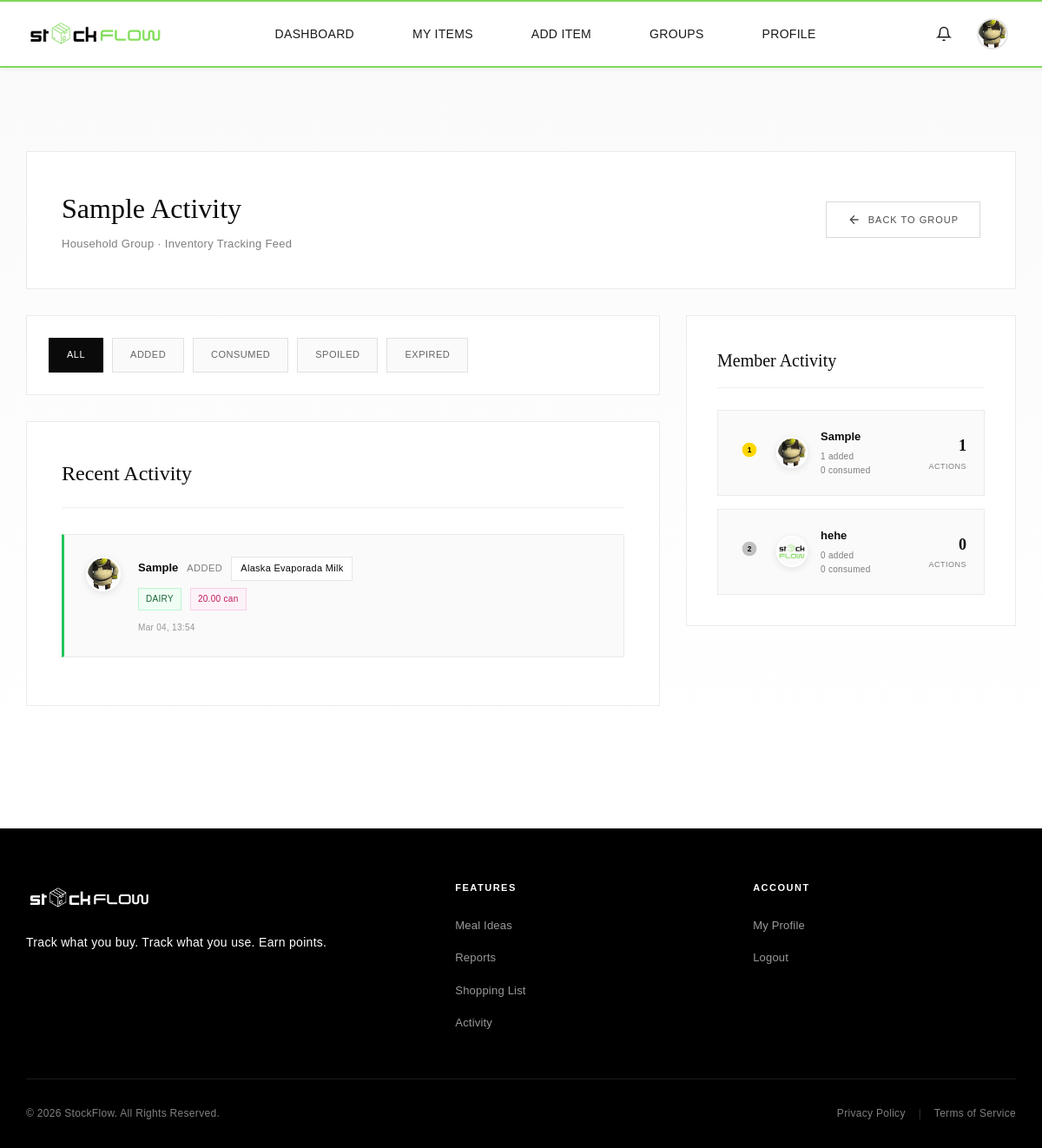
The app's page /user/customer/groups/group_activity.php?id=1 (signed in) with its own data.
### tables this page shows
CREATE TABLE `users` (
  `user_id` int(11) NOT NULL,
  `full_name` varchar(255) NOT NULL,
  `email` varchar(255) NOT NULL,
  `password` varchar(1000) NOT NULL,
  `img_name` varchar(255) DEFAULT NULL,
  `is_active` tinyint(1) DEFAULT 1,
  `last_login` timestamp NULL DEFAULT NULL,
  `role` enum('customer','grocery_admin') DEFAULT 'customer',
  `store_id` int(11) DEFAULT NULL,
  `created_at` timestamp NOT NULL DEFAULT current_timestamp(),
  `updated_at` timestamp NOT NULL DEFAULT current_timestamp() ON UPDATE current_timestamp()
);

CREATE TABLE `groups` (
  `group_id` int(11) NOT NULL,
  `group_name` varchar(255) NOT NULL,
  `group_type` enum('household','co_living','small_business') NOT NULL,
  `created_by` int(11) NOT NULL,
  `invitation_code` varchar(50) DEFAULT NULL,
  `created_at` timestamp NOT NULL DEFAULT current_timestamp()
);

CREATE TABLE `customer_inventory_updates` (
  `update_id` int(11) NOT NULL,
  `item_id` int(11) NOT NULL,
  `update_type` enum('added','consumed','spoiled','expired') NOT NULL,
  `quantity_change` decimal(10,2) NOT NULL,
  `updated_by` int(11) NOT NULL,
  `update_date` timestamp NOT NULL DEFAULT current_timestamp(),
  `notes` text DEFAULT NULL
);

CREATE TABLE `customer_items` (
  `item_id` int(11) NOT NULL,
  `item_name` varchar(255) NOT NULL,
  `barcode` varchar(100) DEFAULT NULL,
  `catalog_id` int(11) DEFAULT NULL,
  `category_id` int(11) NOT NULL,
  `group_id` int(11) NOT NULL,
  `quantity` decimal(10,2) NOT NULL,
  `unit` varchar(50) NOT NULL,
  `purchase_date` date NOT NULL,
  `expiry_date` date NOT NULL,
  `expiry_status` enum('fresh','near_expiry','expired') DEFAULT 'fresh',
  `alert_flag` tinyint(1) DEFAULT 0,
  `purchased_from` varchar(255) DEFAULT NULL,
  `created_by` int(11) NOT NULL,
  `date_added` timestamp NOT NULL DEFAULT current_timestamp(),
  `last_updated` timestamp NOT NULL DEFAULT current_timestamp() ON UPDATE current_timestamp()
);

CREATE TABLE `categories` (
  `category_id` int(11) NOT NULL,
  `category_name` varchar(100) NOT NULL,
  `description` text DEFAULT NULL,
  `created_at` timestamp NOT NULL DEFAULT current_timestamp()
);

### includes/config.php (called while the page is built, shortened)
<?php
$baseUrl = '/StockFlow';
function isLoggedIn() {
    return isset($_SESSION['user_id']);
}
function getCurrentUserRole() {
    return $_SESSION['role'] ?? null;
}
?>

### user/customer/groups/group_activity.php (the view, shortened to what this page needs)
<?php
require_once __DIR__ . '/../../../includes/config.php';
$conn = getDBConnection();
$group_id = isset($_GET['id']) ? (int)$_GET['id'] : 0;
$group_stmt = $conn->prepare("SELECT group_name, group_type FROM groups WHERE group_id = ?");
$group_stmt->bind_param("i", $group_id);
$group_stmt->execute();
$group = $group_stmt->get_result()->fetch_assoc();
$filter = isset($_GET['filter']) ? $_GET['filter'] : 'all';
$where = "WHERE ci.group_id = ?";
$params = [$group_id];
$param_types = "i";
$activity_stmt = $conn->prepare("
    SELECT
        ciu.update_id,
        ciu.update_type,
        ciu.quantity_change,
        ciu.update_date,
        ciu.notes,
        ci.item_name,
        c.category_name,
        ci.unit,
        u.full_name,
        u.img_name
    FROM customer_inventory_updates ciu
    INNER JOIN customer_items ci ON ciu.item_id = ci.item_id
    INNER JOIN categories c ON ci.category_id = c.category_id
    INNER JOIN users u ON ciu.updated_by = u.user_id
    $where
    ORDER BY ciu.update_date DESC
    LIMIT 100
");
$activity_stmt->bind_param($param_types, ...$params);
$activity_stmt->execute();
$activity_result = $activity_stmt->get_result();
$member_stats_stmt = $conn->prepare("
    SELECT
        u.user_id,
        u.full_name,
        u.img_name,
        COUNT(DISTINCT ciu.update_id) as total_actions,
        SUM(CASE WHEN ciu.update_type = 'added' THEN 1 ELSE 0 END) as items_added,
        SUM(CASE WHEN ciu.update_type = 'consumed' THEN 1 ELSE 0 END) as items_consumed
    FROM group_members gm
    INNER JOIN users u ON gm.user_id = u.user_id
    LEFT JOIN customer_items ci ON ci.created_by = u.user_id AND ci.group_id = ?
    LEFT JOIN customer_inventory_updates ciu ON ci.item_id = ciu.item_id
    WHERE gm.group_id = ?
    GROUP BY u.user_id, u.full_name, u.img_name
    ORDER BY total_actions DESC
");
$member_stats_stmt->bind_param("ii", $group_id, $group_id);
$member_stats_stmt->execute();
$member_stats = $member_stats_stmt->get_result();
$pageCss = '<link rel="stylesheet" href="' . htmlspecialchars($baseUrl) . '/includes/style/pages/group-activity.css">';
require_once __DIR__ . '/../../../includes/header.php';
?>
<main class="group-activity-page">
    <div class="page-container">
        <div class="page-header">
            <div class="header-content">
                <h1 class="page-title"><?php echo htmlspecialchars($group['group_name']); ?> Activity</h1>
                <p class="page-subtitle"><?php echo ucfirst($group['group_type']); ?> Group · Inventory Tracking Feed</p>
            </div>
            <div class="header-actions">
                <a href="group_details.php?id=<?php echo $group_id; ?>" class="btn btn-secondary">
                    <svg width="16" height="16" viewBox="0 0 24 24" fill="none" stroke="currentColor" stroke-width="2">
                        <path d="M19 12H5M12 19l-7-7 7-7"/>
                    </svg>
                    Back to Group
                </a>
            </div>
        </div>
        <div class="activity-grid">
            <div class="activity-feed-section">
                <div class="activity-filters">
                    <a href="?id=<?php echo $group_id; ?>&filter=all" class="filter-btn <?php echo $filter === 'all' ? 'active' : ''; ?>">All</a>
                    <a href="?id=<?php echo $group_id; ?>&filter=added" class="filter-btn <?php echo $filter === 'added' ? 'active' : ''; ?>">Added</a>
                    <a href="?id=<?php echo $group_id; ?>&filter=consumed" class="filter-btn <?php echo $filter === 'consumed' ? 'active' : ''; ?>">Consumed</a>
                    <a href="?id=<?php echo $group_id; ?>&filter=spoiled" class="filter-btn <?php echo $filter === 'spoiled' ? 'active' : ''; ?>">Spoiled</a>
                    <a href="?id=<?php echo $group_id; ?>&filter=expired" class="filter-btn <?php echo $filter === 'expired' ? 'active' : ''; ?>">Expired</a>
                </div>
                <div class="activity-timeline">
                    <h2>Recent Activity</h2>
                    <?php if ($activity_result->num_rows === 0): ?>
                        <div class="empty-state">
                            <p>No activity yet</p>
                        </div>
                    <?php else: ?>
                        <div class="timeline">
                            <?php while ($activity = $activity_result->fetch_assoc()): ?>
                                <?php
                                    $action = 'Unknown';
                                    $bg_class = 'neutral';
                                    switch ($activity['update_type']) {
                                        case 'added':
                                            $action = 'added';
                                            $bg_class = 'added';
                                            break;
                                    }
                                ?>
                                <div class="timeline-item item-<?php echo $bg_class; ?>">
                                    <div class="timeline-user">
                                        <img src="<?php echo htmlspecialchars($baseUrl); ?>/images/profile_pictures/<?php echo htmlspecialchars($activity['img_name']); ?>"
                                             alt="<?php echo htmlspecialchars($activity['full_name']); ?>"
                                             class="user-avatar">
                                    </div>
                                    <div class="timeline-body">
                                        <div class="action-header">
                                            <strong class="user-name"><?php echo htmlspecialchars($activity['full_name']); ?></strong>
                                            <span class="action-text"><?php echo ucfirst($action); ?></span>
                                            <span class="item-badge"><?php echo htmlspecialchars($activity['item_name']); ?></span>
                                        </div>
                                        <div class="action-meta">
                                            <span class="category"><?php echo htmlspecialchars($activity['category_name']); ?></span>
                                            <span class="quantity"><?php echo number_format($activity['quantity_change'], 2); ?> <?php echo htmlspecialchars($activity['unit']); ?></span>
                                        </div>
                                        <span class="timestamp"><?php echo date('M d, H:i', strtotime($activity['update_date'])); ?></span>
                                    </div>
                                </div>
                            <?php endwhile; ?>
                        </div>
                    <?php endif; ?>
                </div>
            </div>
            <aside class="activity-sidebar">
                <div class="member-stats-card">
                    <h3>Member Activity</h3>
                    <div class="leaderboard">
                        <?php if ($member_stats->num_rows === 0): ?>
                            <p class="empty-text">No members</p>
                        <?php else: ?>
                            <?php $rank = 1; while ($member = $member_stats->fetch_assoc()): ?>
                                <div class="leaderboard-item">
                                    <div class="rank">
                                        <?php if ($rank === 1): ?>
                                            <span class="rank-badge gold">
                                                <svg width="20" height="20" viewBox="0 0 24 24" fill="currentColor" stroke="none">
                                                    <circle cx="12" cy="12" r="10" fill="#FFD700"/>
                                                    <text x="12" y="16" text-anchor="middle" font-size="10" font-weight="bold" fill="#000">1</text>
                                                </svg>
                                            </span>
                                        <?php elseif ($rank === 2): ?>
                                            <span class="rank-badge silver">
                                                <svg width="20" height="20" viewBox="0 0 24 24" fill="currentColor" stroke="none">
                                                    <circle cx="12" cy="12" r="10" fill="#C0C0C0"/>
                                                    <text x="12" y="16" text-anchor="middle" font-size="10" font-weight="bold" fill="#000">2</text>
                                                </svg>
                                            </span>
                                        <?php else: ?>
                                            <span class="rank-number"><?php echo $rank; ?></span>
                                        <?php endif; ?>
                                    </div>
                                    <img src="<?php echo htmlspecialchars($baseUrl); ?>/images/profile_pictures/<?php echo htmlspecialchars($member['img_name']); ?>"
                                         alt="<?php echo htmlspecialchars($member['full_name']); ?>"
                                         class="member-avatar">
                                    <div class="member-info">
                                        <p class="member-name"><?php echo htmlspecialchars($member['full_name']); ?></p>
                                        <p class="member-stats">
                                            <span class="stat"><?php echo $member['items_added'] ?? 0; ?> added</span>
                                            <span class="stat"><?php echo $member['items_consumed'] ?? 0; ?> consumed</span>
                                        </p>
                                    </div>
                                    <div class="action-count">
                                        <?php echo $member['total_actions'] ?? 0; ?> <span class="label">actions</span>
                                    </div>
                                </div>
                                <?php $rank++; ?>
                            <?php endwhile; ?>
                        <?php endif; ?>
                    </div>
                </div>
            </aside>
        </div>
    </div>
</main>
<?php require_once __DIR__ . '/../../../includes/footer.php'; ?>

### includes/header.php (shortened to what this page needs)
<!DOCTYPE html>
<html lang="en">
<head>
    <link rel="stylesheet" href="<?php echo htmlspecialchars($baseUrl); ?>/css/style.css">
    <?php if (isset($pageCss)) echo $pageCss; ?>
    <link rel="stylesheet" href="<?php echo htmlspecialchars($baseUrl); ?>/includes/style/components/header-extras.css">
</head>
<body>
<?php if (isLoggedIn()):
    $header_user_id = (int) $_SESSION['user_id'];
    $header_stmt = $conn->prepare("SELECT full_name, img_name, role FROM users WHERE user_id = ?");
    $header_stmt->bind_param("i", $header_user_id);
    $header_stmt->execute();
    $header_result = $header_stmt->get_result();
    $header_user = $header_result->fetch_assoc();
    $profile_pic = htmlspecialchars($baseUrl) . '/images/profile_pictures/' . htmlspecialchars($header_user['img_name']);
    $current_role = getCurrentUserRole();
?>
<header class="header-container">
    <div class="header-main">
        <a href="<?php echo htmlspecialchars($baseUrl); ?>/index.php" class="logo">
            <img src="<?php echo htmlspecialchars($baseUrl); ?>/assets/logo/logo1.png" alt="StockFlow" class="logo-img">
        </a>
        <nav class="nav-container" id="mobile-nav">
            <ul class="main-nav">
                <?php if ($current_role === 'grocery_admin'): ?>
                    <li><a href="<?php echo htmlspecialchars($baseUrl); ?>/grocery/grocery_dashboard.php" class="nav-link">Dashboard</a></li>
                    <li><a href="<?php echo htmlspecialchars($baseUrl); ?>/grocery/items/grocery_items.php" class="nav-link">Inventory</a></li>
                    <li><a href="<?php echo htmlspecialchars($baseUrl); ?>/grocery/purchase_orders/index.php" class="nav-link">Purchase Orders</a></li>
                    <li><a href="<?php echo htmlspecialchars($baseUrl); ?>/grocery/product_catalog/view_product_catalog.php" class="nav-link">Product Catalog</a></li>
                    <li><a href="<?php echo htmlspecialchars($baseUrl); ?>/grocery/suppliers/view_suppliers.php" class="nav-link">Suppliers</a></li>
                <?php else: ?>
                    <li><a href="<?php echo htmlspecialchars($baseUrl); ?>/user/dashboard.php" class="nav-link">Dashboard</a></li>
                    <li><a href="<?php echo htmlspecialchars($baseUrl); ?>/user/customer/item/my_items.php" class="nav-link">My Items</a></li>
                    <li><a href="<?php echo htmlspecialchars($baseUrl); ?>/user/customer/item/add_item.php" class="nav-link">Add Item</a></li>
                    <li><a href="<?php echo htmlspecialchars($baseUrl); ?>/user/customer/groups/my_groups.php" class="nav-link">Groups</a></li>
                    <li><a href="<?php echo htmlspecialchars($baseUrl); ?>/user/profile/profile.php" class="nav-link">Profile</a></li>
                <?php endif; ?>
            </ul>
        </nav>
        <div class="header-right-actions">
            <?php include __DIR__ . '/notification_bell.php'; ?>
            <div class="account-dropdown-wrapper">
                <button class="icon-btn account-dropdown-btn" aria-label="Account" type="button">
                    <img src="<?php echo $profile_pic; ?>"
                         alt="Profile"
                         class="account-profile-img"
                         onerror="this.src='<?php echo htmlspecialchars($baseUrl); ?>/user/images/profile_pictures/nopfp.jpg';">
                </button>
            </div>
        </div>
    </div>
</header>
<?php endif; ?>
</body>
</html>

### records on screen
users: img_name (picture), shows "1", full_name "Sample", items_added "1", items_consumed "0", total_actions "1"
groups: group_name "Sample", group_type "Household"
customer_inventory_updates: updated_by.img_name (picture), updated_by.full_name "Sample", update_type "ADDED", item.item_name "Alaska Evaporada Milk", categories.category_name "DAIRY", quantity_change "20.00", item.unit "can", update_date "Mar 04, 13:54"
users: shows "2", img_name (picture), full_name "hehe", items_added "0", items_consumed "0", total_actions "0"
